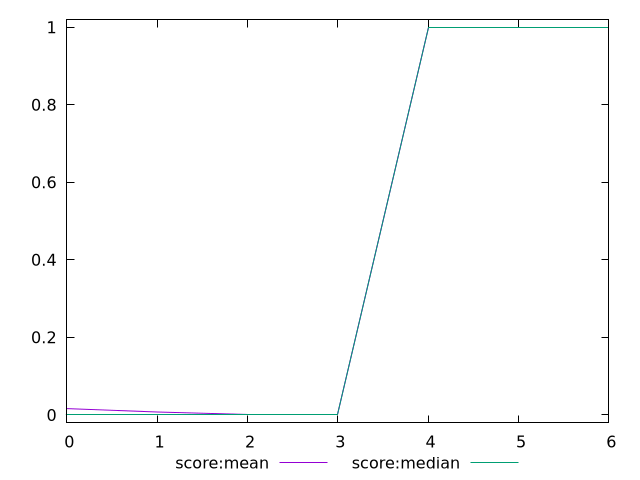

This chart was generated by the following gnuplot code:
$_scoreMean <<EOF
0.01625
0.0075
0
0
1
1
1
EOF
$_scoreMedian <<EOF
0
0
0
0
1
1
1
EOF
set key outside below
set terminal pngcairo
set output "report_00006_2020-11-02T20-21-41.718Z/uses-webp-images/progession_score:mean_score:median.png"
set yrange [-0.02:1.02]
plot $_scoreMean title "score:mean" with line ,$_scoreMedian title "score:median" with line ,
